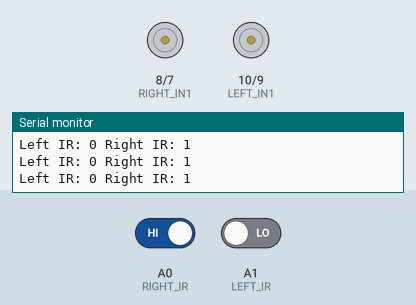
This sketch was run on a simulated Arduino Uno, built with avr-gcc and run on an emulated ATmega328P. Parts: motor-driver pin pairs drawn as motors (green arrow = first pin HIGH = forward, orange = second pin HIGH = backward, longer = more drive, scaled by the enable pin), the last lines printed to the serial monitor. Inputs (shaded band) come from the test bench; at power-on: A0 (RIGHT_IR) HIGH, A1 (LEFT_IR) LOW.

Above: at 1.2 s.
1.3 s: A0 (RIGHT_IR) driven LOW
At 2.1 s:
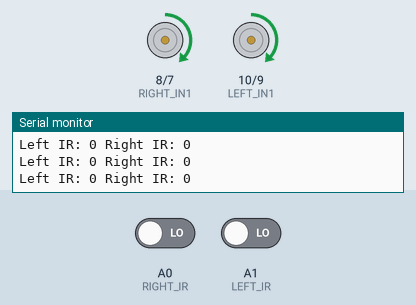
2.8 s: A1 (LEFT_IR) driven HIGH
At 3.2 s:
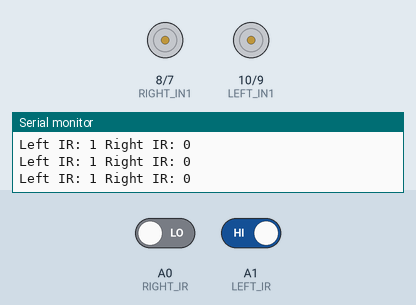
4.3 s: A1 (LEFT_IR) driven LOW
At 5.4 s:
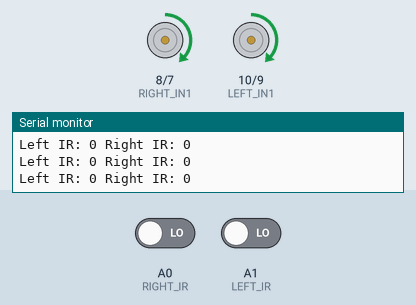
Timing chart, 0 to 7.3 s (numbered marks = the images above; inputs shaded):
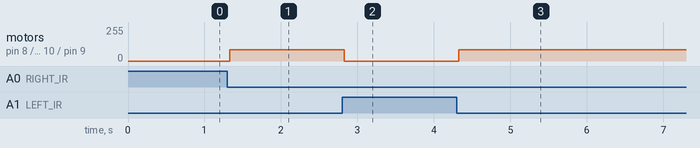

The sketch:

Task1code.ino
```cpp
// Written by Baris

// -------- IR Line Sensors --------
#define RIGHT_IR A0
#define LEFT_IR A1

// -------- L293D Motor Driver --------
// Right motor
#define RIGHT_EN1 5
#define RIGHT_IN1 8
#define RIGHT_IN2 7

// Left motor
#define LEFT_EN1 6
#define LEFT_IN1 10
#define LEFT_IN2 9

// -------- Settings --------
int motorSpeed = 85; // def 90
int turnSpeed = 80; // def 110
int correctionTime = 10; // ms

#define BLACK LOW
#define WHITE HIGH

void setup() {
  pinMode(RIGHT_IR, INPUT);
  pinMode(LEFT_IR, INPUT);

  pinMode(RIGHT_EN1, OUTPUT);
  pinMode(RIGHT_IN1, OUTPUT);
  pinMode(RIGHT_IN2, OUTPUT);

  pinMode(LEFT_EN1, OUTPUT);
  pinMode(LEFT_IN1, OUTPUT);
  pinMode(LEFT_IN2, OUTPUT);

  Serial.begin(9600);
}

void loop() {
  int rightIR = digitalRead(RIGHT_IR);
  int leftIR = digitalRead(LEFT_IR);

  Serial.print("Left IR: ");
  Serial.print(leftIR);
  Serial.print(" Right IR: ");
  Serial.println(rightIR);

  if (leftIR == WHITE && rightIR == WHITE) {
    forward();
  }
  else if (leftIR == WHITE && rightIR == BLACK) {
    turnLeft();
  }
  else if (leftIR == BLACK && rightIR == WHITE) {
    turnRight();
  }
  else {
    forward(); // def fwd
  }
}

void forward() {
  digitalWrite(RIGHT_IN1, HIGH);
  digitalWrite(RIGHT_IN2, LOW);

  digitalWrite(LEFT_IN1, HIGH);
  digitalWrite(LEFT_IN2, LOW);

  analogWrite(RIGHT_EN1, motorSpeed);
  analogWrite(LEFT_EN1, motorSpeed);
}

void turnRight() {
  digitalWrite(RIGHT_IN1, LOW);
  digitalWrite(RIGHT_IN2, LOW);

  digitalWrite(LEFT_IN1, HIGH);
  digitalWrite(LEFT_IN2, LOW);

  analogWrite(RIGHT_EN1, 0);
  analogWrite(LEFT_EN1, turnSpeed);

  delay(correctionTime);
}

void turnLeft() {
  digitalWrite(RIGHT_IN1, HIGH);
  digitalWrite(RIGHT_IN2, LOW);

  digitalWrite(LEFT_IN1, LOW);
  digitalWrite(LEFT_IN2, LOW);

  analogWrite(RIGHT_EN1, turnSpeed);
  analogWrite(LEFT_EN1, 0);

  delay(correctionTime);
}

void stopMotors() {
  analogWrite(RIGHT_EN1, 0);
  analogWrite(LEFT_EN1, 0);

  digitalWrite(RIGHT_IN1, LOW);
  digitalWrite(RIGHT_IN2, LOW);

  digitalWrite(LEFT_IN1, LOW);
  digitalWrite(LEFT_IN2, LOW);
}
```

Measured:
- after the input at 1.3 s, motor on pin 8 (RIGHT_IN1) / pin 7 (RIGHT_IN2), motor on pin 10 (LEFT_IN1) / pin 9 (LEFT_IN2): stopped → forward 85/255 at once
- after the input at 2.8 s, motor on pin 8 (RIGHT_IN1) / pin 7 (RIGHT_IN2), motor on pin 10 (LEFT_IN1) / pin 9 (LEFT_IN2): forward 85/255 → stopped at once
- after the input at 4.3 s, motor on pin 8 (RIGHT_IN1) / pin 7 (RIGHT_IN2), motor on pin 10 (LEFT_IN1) / pin 9 (LEFT_IN2): stopped → forward 85/255 at once
